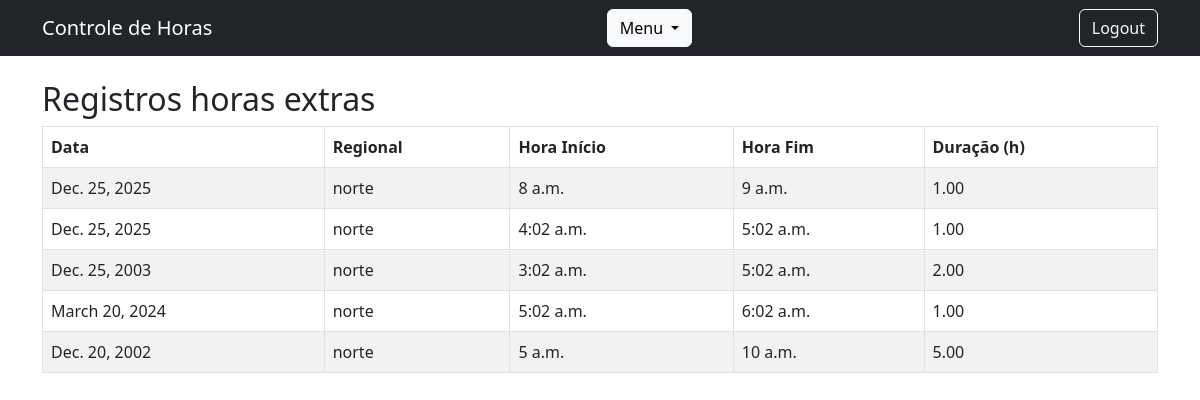
/lista/ (signed in), run on the app's committed database.
### core/models.py (models this page shows, shortened)
class RegistroHora(models.Model):
    funcionario = models.ForeignKey(User, on_delete=models.CASCADE, null=True, blank=True)
    regional = models.ForeignKey(Regional, on_delete=models.CASCADE)
    data = models.DateField()
    hora_inicio = models.TimeField()
    hora_fim = models.TimeField()
    def total_horas(self):
        delta = datetime.combine(self.data, self.hora_fim) - datetime.combine(self.data, self.hora_inicio)
        return delta.total_seconds() / 3600

class Regional(models.Model):
    nome = models.CharField(max_length=100)
    def __str__(self):
        return self.nome

### core/views.py (the view)
# urls.py: path('lista/', views.lista_registros, name='lista_registros'),
@login_required
def lista_registros(request):
    registros = RegistroHora.objects.all()
    return render(request, 'core/lista_registros.html', {'registros': registros})

### core/Templates/core/lista_registros.html
{% extends 'core/inicio.html' %}
{% block content %}
{% if user.is_staff %}
<h2>Registros horas extras</h2>
<table class="table table-bordered table-striped">
    <thead>
        <tr>
            <th>Data</th>
            <th>Regional</th>
            <th>Hora Início</th>
            <th>Hora Fim</th>
            <th>Duração (h)</th>
        </tr>
    </thead>
    <tbody>
        {% for r in registros %}
        <tr>
            <td>{{ r.data }}</td>
            <td>{{ r.regional }}</td>
            <td>{{ r.hora_inicio }}</td>
            <td>{{ r.hora_fim }}</td>
            <td>{{ r.total_horas|floatformat:2 }}</td>
        </tr>
        {% empty %}
        <tr>
            <td colspan="5">Nenhum registro encontrado.</td>
        </tr>
        {% endfor %}
    </tbody>
</table>
{% else %}
<p>Você não tem permissão para visualizar essa página.</p>
{% endif %}
{% endblock %}

### data on the page
RegistroHora: data "Dec. 25, 2025", regional "norte", hora_inicio "8 a.m.", hora_fim "9 a.m.", total_horas "1.00"
RegistroHora: data "Dec. 25, 2025", regional "norte", hora_inicio "4:02 a.m.", hora_fim "5:02 a.m.", total_horas "1.00"
RegistroHora: data "Dec. 25, 2003", regional "norte", hora_inicio "3:02 a.m.", hora_fim "5:02 a.m.", total_horas "2.00"
RegistroHora: data "March 20, 2024", regional "norte", hora_inicio "5:02 a.m.", hora_fim "6:02 a.m.", total_horas "1.00"
RegistroHora: data "Dec. 20, 2002", regional "norte", hora_inicio "5 a.m.", hora_fim "10 a.m.", total_horas "5.00"
